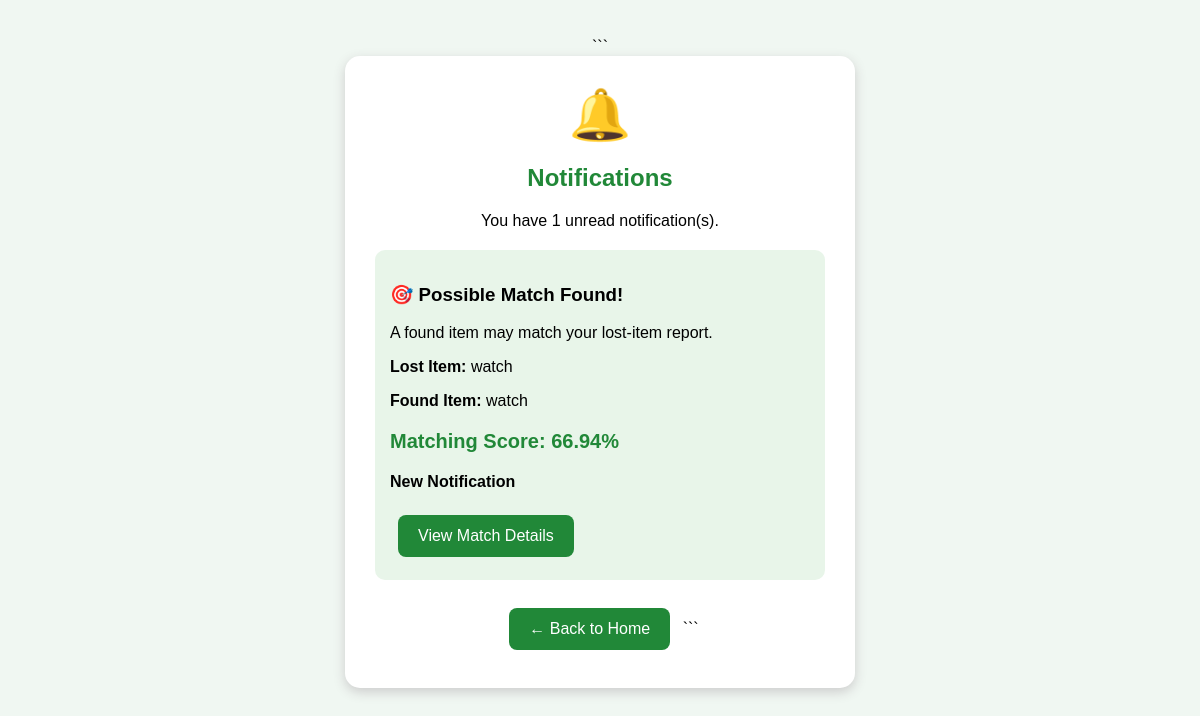
The app's page /notifications (signed in) with its own data.
### tables this page shows
CREATE TABLE notifications (
            id INTEGER PRIMARY KEY AUTOINCREMENT,
            user_id INTEGER NOT NULL,
            lost_item_id INTEGER NOT NULL,
            found_item_id INTEGER NOT NULL,
            similarity REAL NOT NULL,
            message TEXT NOT NULL,
            is_read INTEGER NOT NULL DEFAULT 0,
            created_at TEXT NOT NULL DEFAULT CURRENT_TIMESTAMP,
            UNIQUE(lost_item_id, found_item_id),
            FOREIGN KEY(user_id) REFERENCES users(id),
            FOREIGN KEY(lost_item_id) REFERENCES lost_items(id),
            FOREIGN KEY(found_item_id) REFERENCES found_items(id)
        );

CREATE TABLE lost_items (
            id INTEGER PRIMARY KEY AUTOINCREMENT,
            item_name TEXT NOT NULL,
            description TEXT NOT NULL,
            category TEXT NOT NULL,
            location TEXT NOT NULL,
            date_lost TEXT NOT NULL,
            image TEXT
        , user_id INTEGER);

CREATE TABLE found_items (
            id INTEGER PRIMARY KEY AUTOINCREMENT,
            item_name TEXT NOT NULL,
            description TEXT NOT NULL,
            category TEXT NOT NULL,
            location TEXT NOT NULL,
            date_found TEXT NOT NULL,
            image TEXT NOT NULL
        , user_id INTEGER);

### app.py (the view)
@app.route("/notifications")
@login_required
def notifications():
    conn = get_db_connection()
    notification_rows = conn.execute("""
        SELECT
            notifications.*,
            lost_items.item_name AS lost_item_name,
            found_items.item_name AS found_item_name
        FROM notifications
        JOIN lost_items ON lost_items.id = notifications.lost_item_id
        JOIN found_items ON found_items.id = notifications.found_item_id
        WHERE notifications.user_id = ?
        ORDER BY notifications.created_at DESC, notifications.id DESC
    """, (session["user_id"],)).fetchall()
    unread_count = conn.execute("""
        SELECT COUNT(*) AS total
        FROM notifications
        WHERE user_id = ? AND is_read = 0
    """, (session["user_id"],)).fetchone()["total"]
    conn.close()
    return render_template(
        "notifications.html",
        notifications=notification_rows,
        unread_count=unread_count
    )

### app.py (called while the page is built)
def get_db_connection():
    conn = sqlite3.connect("campusfind.db")
    conn.row_factory = sqlite3.Row
    conn.execute("PRAGMA foreign_keys = ON")
    return conn

def login_required(function):
    @wraps(function)
    def wrapper(*args, **kwargs):
        if "user_id" not in session:
            return redirect(url_for("login"))
        return function(*args, **kwargs)
    return wrapper

### templates/notifications.html (shortened to what this page needs)
<!DOCTYPE html>
<html>
<head>
</head>
<body>
<div class="container">
<div class="bell">🔔</div>
<h2>Notifications</h2>
<p>You have {{ unread_count }} unread notification(s).</p>
{% for notification in notifications %}
    <div class="message">
        <h3>🎯 Possible Match Found!</h3>
        <p>{{ notification['message'] }}</p>
        <p>
            <b>Lost Item:</b>
            {{ notification['lost_item_name'] }}
        </p>
        <p>
            <b>Found Item:</b>
            {{ notification['found_item_name'] }}
        </p>
        <p class="score">
            Matching Score: {{ "%.2f"|format(notification['similarity']) }}%
        </p>
        {% if notification['is_read'] == 0 %}
            <p><b>New Notification</b></p>
        {% else %}
            <p>Already viewed</p>
        {% endif %}
        <a class="button"
           href="{{ url_for('match_details',
           lost_id=notification['lost_item_id'],
           found_id=notification['found_item_id']) }}">
            View Match Details
        </a>
    </div>
{% else %}
    <div class="empty">
        <h3>No notifications yet!</h3>
        <p>You'll see a notification when a possible match is found.</p>
    </div>
{% endfor %}
<a href="{{ url_for('home') }}" class="button">
    ← Back to Home
</a>
```
</div>
</body>
</html>

### templates/notifications.html (style rules this page uses)
body { font-family: Arial, sans-serif; background: #f0f7f2; text-align: center; padding: 30px; }
.container { background: white; padding: 30px; width: 450px; max-width: 90%; margin: auto; border-radius: 15px; box-shadow: 0 4px 12px #ccc; }
.bell { font-size: 50px; }
h2 { color: #218838; }
.message { background: #e8f5e9; padding: 15px; border-radius: 10px; margin: 20px 0; text-align: left; }
.score { color: #218838; font-size: 20px; font-weight: bold; }
.button { display: inline-block; background: #218838; color: white; padding: 12px 20px; border: none; border-radius: 8px; text-decoration: none; margin: 8px; cursor: pointer; }

### records on screen
notifications: message "A found item may match your lost-item report.", lost_item_name "watch", found_item_name "watch", similarity "66.94", is_read "New Notification"

### other values on screen
{{ unread_count }} "1"
